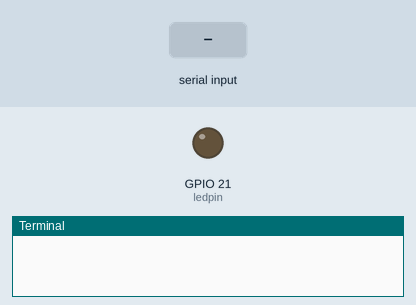
Simulated run of this program. Board: Raspberry Pi (BCM pin numbers). Parts: output pins drawn as LEDs (lit = HIGH), the last lines printed to the terminal. The test bench sets the inputs (shaded band). Web requests get an empty 200 reply after 0.4 s.

Above: at 1.2 s.
1.3 s: "1\n" received over the second serial link
At 1.75 s:
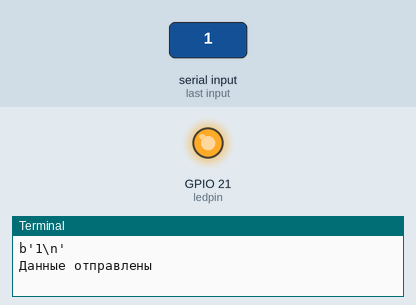
Timing chart, 0 to 4.3 s (numbered marks = the images above; inputs shaded):
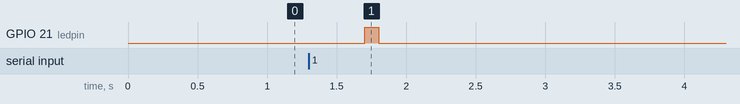

The program:

5.3_temp_contr.py
```python
#!/usr/bin/env python
import RPi.GPIO as GPIO       # Подключение модуля GPIO
import requests               # Модуль для работы с http
import serial                 # Подключение модуля serial
from time import sleep        # Использование метода sleep bp модуля time

temp = 0
none = 'none'
ledpin = 21 # GPIO 21

GPIO.setmode(GPIO.BCM)        # Установка режима GPIO.BCM
GPIO.setup(ledpin, GPIO.OUT)  # 21 пин настраиваем на вывод

# Настройка serial порта через USB
ser = serial.Serial("/dev/ttyUSB0", 9600)

def loop():                            # Основная программа
    while True:
        temp = ser.readline()          # Чтение данных из порта
        #temp = int(temp)              # byte -> int
        print(temp)

        # Отправка данных на сервер по http
        payload = {'voltage_1': temp, 'voltage_2': none}
        r = requests.get('http://metananobio.ru/temp/temp.php', params=payload)

        print('Данные отправлены')
        GPIO.output(ledpin, GPIO.HIGH) # Светодиод включен
        sleep(0.1)                     # Пауза длительностью 0.5 сек.
        GPIO.output(ledpin, GPIO.LOW)  # Светодиод выключен
        sleep(0.1)                     # Пауза длительностью 0.5 сек.

        sleep(5.0)

def destroy():                         # Функция очистки портов
    GPIO.output(ledpin, GPIO.LOW)      # Светодиод выключен
    GPIO.cleanup()                     # Возврат пинов в исходное состояние

if __name__ == '__main__':     # Начало выполнения программы
    try:
        loop()
    except KeyboardInterrupt:  # Прерывание при нажатии 'Ctrl+C'
        destroy()
```

Measured:
- after the input at 1.3 s, GPIO 21 (ledpin): LOW → HIGH after 0.40 s, → LOW 0.10 s later
